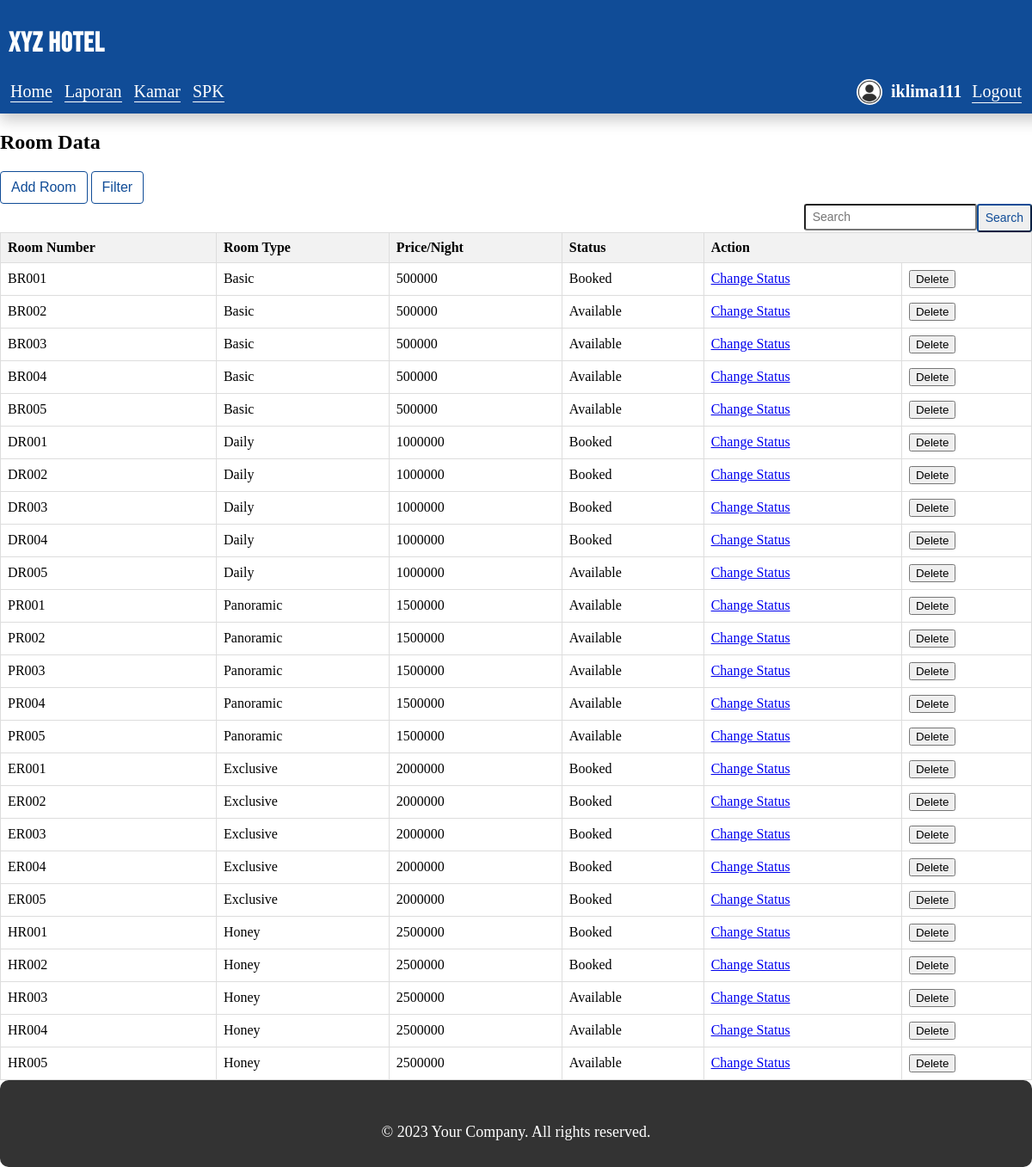
/staff/ruang.php (signed in), run on the app's committed database.
### tables this page shows
CREATE TABLE `room` (
  `id_room` varchar(10) NOT NULL,
  `tipe_room` varchar(10) NOT NULL,
  `harga_room` int(100) NOT NULL,
  `status` varchar(10) NOT NULL
);

### staff/ruang.php (the view, shortened to what this page needs)
<?php
require_once("../koneksi.php");
$filter = "";
$sql = "SELECT * FROM room $filter ORDER BY harga_room ASC, id_room ASC";
$result = $koneksi->query($sql);
?>
<!DOCTYPE html>
<html lang="en">
<head>
    <link href="../assets/vendor/fontawesome-free/css/all.min.css" rel="stylesheet" type="text/css">
    <link rel="stylesheet" href="../assets/css/navbar.css">
</head>
<body>
<?php include 'navbar.php' ?>
    <h2>Room Data</h2>
    <button class="btn btn-outline" onclick="window.location.href='add_room.php'">Add Room</button>
    <button class="btn btn-outline" onclick="togglePopup()">Filter</button>
    <form method="post">
        <button class="btn-sm btn-outline float-right" type="submit" name="search_btn">Search</button>
        <input class="form-control-sm float-right" type="search" name="search_input" placeholder="Search" aria-label="Search">
    </form>
    <table>
        <tr>
            <th>Room Number</th>
            <th>Room Type</th>
            <th>Price/Night</th>
            <th>Status</th>
            <th colspan="2">Action</th>
        </tr>
        <?php
        if ($result->num_rows > 0) {
            while($row = $result->fetch_assoc()) {
                echo "<tr>";
                echo "<td>" . $row["id_room"] . "</td>";
                echo "<td>" . $row["tipe_room"] . "</td>";
                echo "<td>" . $row["harga_room"] . "</td>";
                echo "<td>" . $row["status"] . "</td>";
                echo "<td><a href='ubah_status.php?id=" . $row["id_room"] . "' class='status-change-link'>Change Status</a></td>";
                echo "<td>
                        <form method='post'> <input type='hidden' name='hapus_id' value='" . $row["id_room"] . "'>
                        <button type='submit' name='hapus_btn'>Delete</button>
                        </form>
                     </td>";
                echo "</tr>";
            }
        } else {
            echo "<tr><td colspan='6'>No rooms found</td></tr>";
        }
        ?>
    </table>
<footer class="foot">
    <div class="footer-bottom">
        <p>&copy; 2023 Your Company. All rights reserved.</p>
    </div>
</footer>
</body>
</html>

### assets/css/navbar.css (style rules this page uses)
body { margin: 0; padding: 0; }
.foot { position: relative; bottom: -0; font-size: 18px; width: 100%; background-color: #333; color: #fff; padding: 30px 0; border-radius: 10px; }
.footer-bottom { margin-top: 20px; text-align: center; }
.footer-bottom p { margin: 0; }
.btn { display: inline-block; font-weight: 400; color: #212529; text-align: center; vertical-align: middle; -webkit-user-select: none; -moz-user-select: none; -ms-user-select: none; user-select: none; background-color: transparent; border: 1px solid transparent; padding: 0.375rem 0.75rem; font-size: 1rem; line-height: 1.5; border-radius: 0.25rem; -webkit-transition: color 0.15s ease-in-out, background-color 0.15s ease-in-out, border-color 0.15s ease-in-out, -webkit-box-shadow 0.15s ease-in-out; transition: color 0.15s ease-in-out, background-color 0.15s ease-in-out, border-color 0.15s ease-in-out, -webkit-box-shadow 0.15s ease-in-out; -o-transition: color 0.15s ease-in-out, background-color 0.15s ease-in-out, border-color 0.15s ease-in-out, box-shadow 0.15s ease-in-out; transition: color 0.15s ease-in-out, background-color 0.15s ease-in-out, border-color 0.15s ease-in-out, box-shadow 0.15s ease-in-out; transition: color 0.15s ease-in-out, background-color 0.15s ease-in-out, border-color 0.15s ease-in-out, box-shadow 0.15s ease-in-out, -webkit-box-shadow 0.15s ease-in-out; }
.btn-outline { color: #104c97; border-color: #104c97; }
.form-control-sm { height: calc(1.5em + 0.5rem + 2px); padding: 0.25rem 0.5rem; font-size: 0.875rem; line-height: 1.5; border-radius: 0.2rem; }
.btn-sm, .btn-group-sm > .btn { padding: 0.25rem 0.5rem; font-size: 0.875rem; line-height: 1.5; border-radius: 0.2rem; }
.float-right { float: right !important; }
table { width: 100%; border-collapse: collapse; }
th, td { border: 1px solid #dddddd; text-align: left; padding: 8px; }
th { background-color: #f2f2f2; }

### staff/ruang.php (style rules this page uses)
table { width: 100%; border-collapse: collapse; }
th, td { border: 1px solid #dddddd; text-align: left; padding: 8px; }
th { background-color: #f2f2f2; }

### data on the page
room: id_room "BR001", tipe_room "Basic", harga_room "500000", status "Booked"
room: id_room "BR002", tipe_room "Basic", harga_room "500000", status "Available"
room: id_room "BR003", tipe_room "Basic", harga_room "500000", status "Available"
room: id_room "BR004", tipe_room "Basic", harga_room "500000", status "Available"
room: id_room "BR005", tipe_room "Basic", harga_room "500000", status "Available"
room: id_room "DR001", tipe_room "Daily", harga_room "1000000", status "Booked"
room: id_room "DR002", tipe_room "Daily", harga_room "1000000", status "Booked"
room: id_room "DR003", tipe_room "Daily", harga_room "1000000", status "Booked"
room: id_room "DR004", tipe_room "Daily", harga_room "1000000", status "Booked"
room: id_room "DR005", tipe_room "Daily", harga_room "1000000", status "Available"
room: id_room "PR001", tipe_room "Panoramic", harga_room "1500000", status "Available"
room: id_room "PR002", tipe_room "Panoramic", harga_room "1500000", status "Available"
room: id_room "PR003", tipe_room "Panoramic", harga_room "1500000", status "Available"
room: id_room "PR004", tipe_room "Panoramic", harga_room "1500000", status "Available"
room: id_room "PR005", tipe_room "Panoramic", harga_room "1500000", status "Available"
room: id_room "ER001", tipe_room "Exclusive", harga_room "2000000", status "Booked"
room: id_room "ER002", tipe_room "Exclusive", harga_room "2000000", status "Booked"
room: id_room "ER003", tipe_room "Exclusive", harga_room "2000000", status "Booked"
room: id_room "ER004", tipe_room "Exclusive", harga_room "2000000", status "Booked"
room: id_room "ER005", tipe_room "Exclusive", harga_room "2000000", status "Booked"
room: id_room "HR001", tipe_room "Honey", harga_room "2500000", status "Booked"
room: id_room "HR002", tipe_room "Honey", harga_room "2500000", status "Booked"
room: id_room "HR003", tipe_room "Honey", harga_room "2500000", status "Available"
room: id_room "HR004", tipe_room "Honey", harga_room "2500000", status "Available"
room: id_room "HR005", tipe_room "Honey", harga_room "2500000", status "Available"

### other printed values
$_SESSION['username'] "iklima111"
